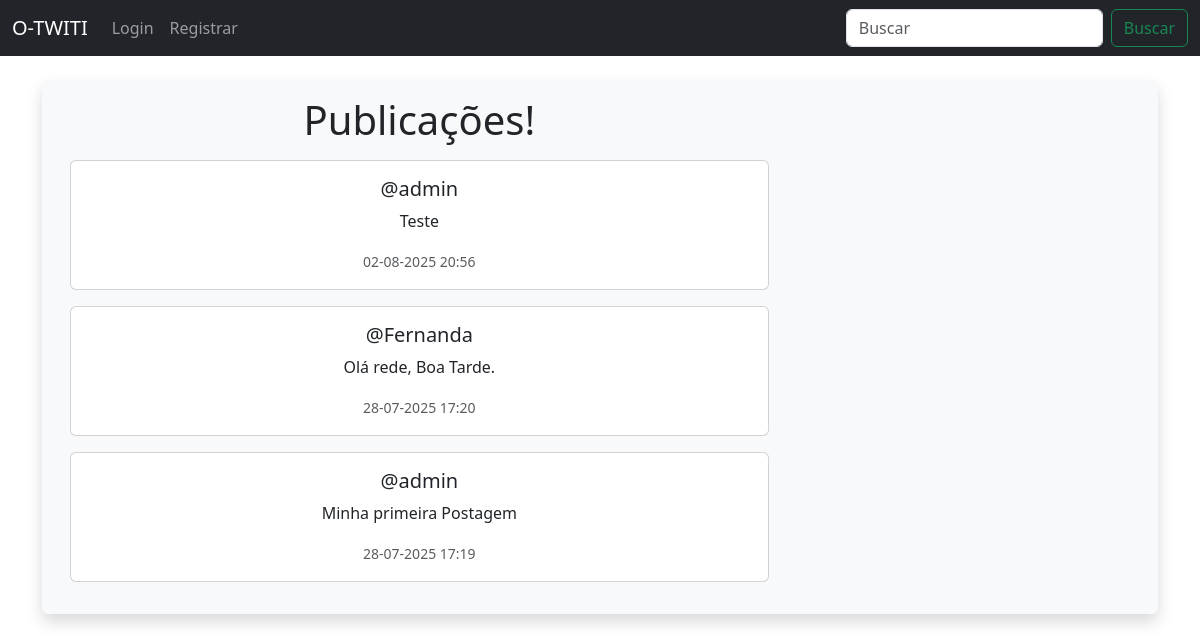
The app's page /, older data.
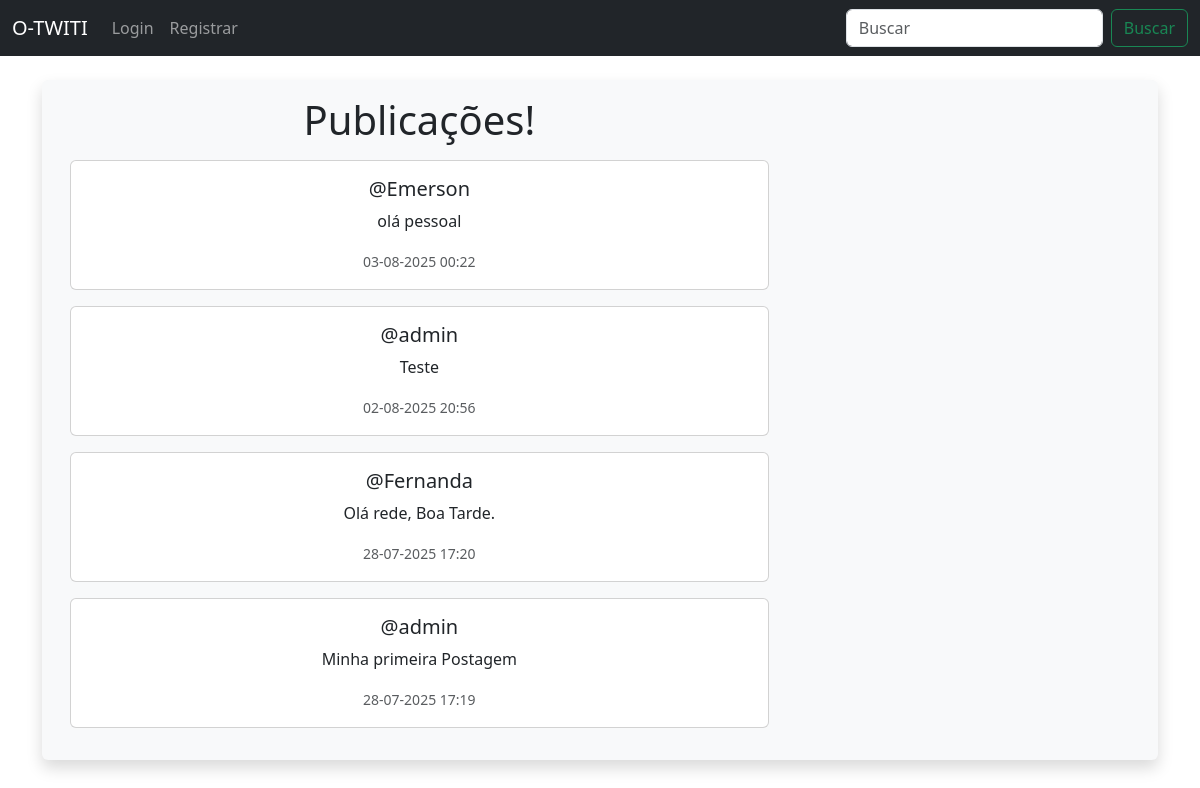
The same page, newer data.
### musker/models.py (models this page shows, shortened)
class Meep(models.Model):
    user = models.ForeignKey(User, related_name='meeps', on_delete=models.DO_NOTHING)
    body = models.CharField(max_length=280)
    created_at = models.DateTimeField(auto_now_add=True)

### musker/views.py (the view)
# urls.py: path('', views.home, name='home'),
def home(request):
    if request.user.is_authenticated:
        form = MeepForm(request.POST or None)
        if request.method == "POST":
            if form.is_valid():
                meep = form.save(commit=False)
                meep.user = request.user
                meep.save()
                messages.success(request, "Publicação criada com sucesso!")
                return redirect('home')
        meeps = Meep.objects.all().order_by('-created_at')
        return render(request, 'home.html', {"meeps": meeps, "form": form})
    else:
        meeps = Meep.objects.all().order_by('-created_at')
        return render(request, 'home.html', {"meeps":meeps})

### musker/templates/home.html (shortened to what this page needs)
{% extends "base.html" %}
{% block content %}
<div class="container text-center">
    <div class="row bg-light p-3 rounded shadow">
        <div class="col-12 col-md-4 order-1 order-md-2 mb-4 mb-md-0">
</div>
<div class="col-12 col-md-8 order-2 order-md-1">
    <h1 class="mb-3">Publicações!</h1>
    {% for meep in meeps %}
        <div class="card mb-3">
            <div class="card-body">
                <h5 class="card-title">@{{ meep.user.username }}</h5>
                <p class="card-text">{{ meep.body }}</p>
                <p class="card-text">
                    <small class="text-muted">{{ meep.created_at|date:"d-m-Y H:i" }}</small>
                </p>
            </div>
        </div>
    {% endfor %}
</div>
    </div>
</div>
{% endblock %}

Row changes from the older to the newer data that the page shows:
added Meep: user.username "Emerson", body "olá pessoal", created_at "03-08-2025 00:22"
